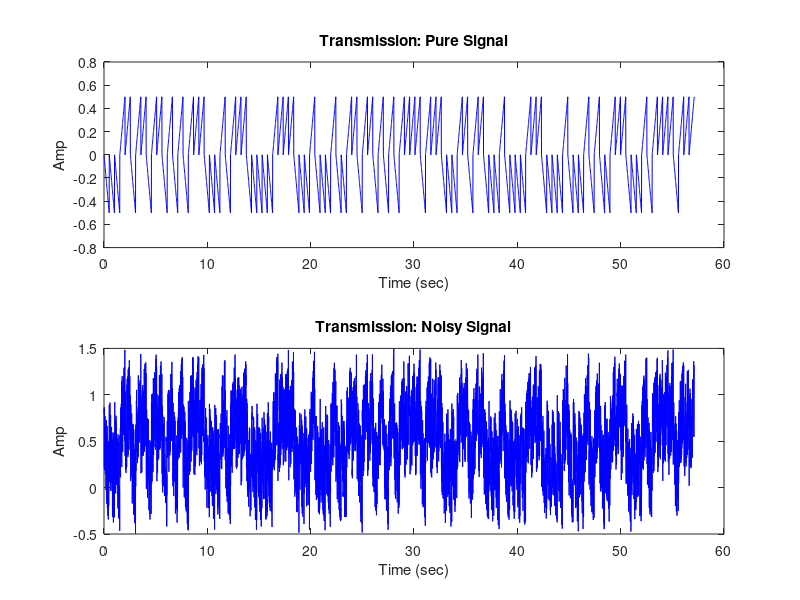
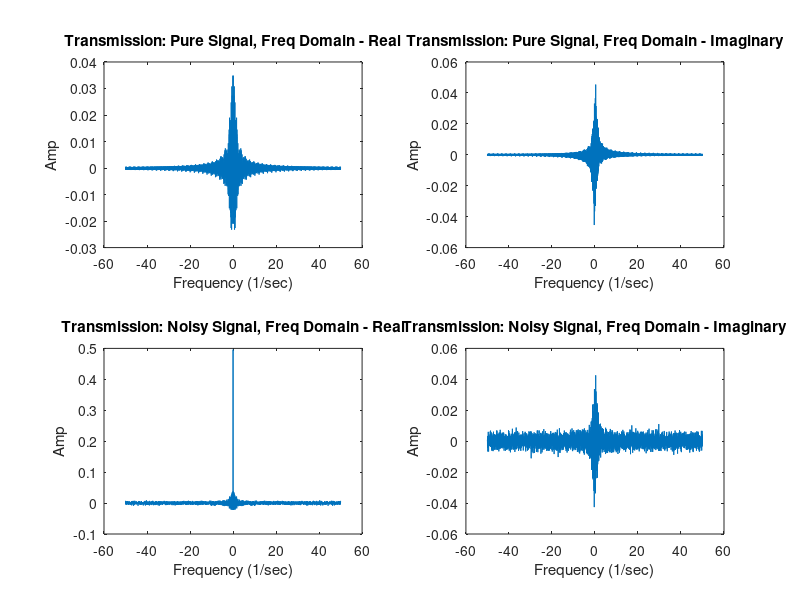

Write the MATLAB code that produced these figures, in order.
function [ x ] = transmitter(  )
%transmitter Converts the input message into a digital signal with noise
%   Detailed explanation goes here

Fs = 100;

% message, "i love signals"
msg = [0 1 1 0 1 0 0 1 0 0 1 0 0 0 0 0 0 1 1 0 1 1 0 0 0 1 1 0 1 1 1 1 0 1 1 1 0 1 1 0 0 1 1 0 0 1 0 1 0 0 1 0 0 0 0 0 0 1 1 1 0 0 1 1 0 1 1 0 1 0 0 1 0 1 1 0 0 1 1 1 0 1 1 0 1 1 1 0 0 1 1 0 0 0 0 1 0 1 1 0 1 1 0 0 0 1 1 1 0 0 1 1]; 
len = length(msg) * Fs / 2;

i = 1;
pos = 1;
x = zeros(1, len);
logic = 0:1/Fs:0.5;
while i <= length(msg) 
    if (msg(i) == 0)
        logic = -1 .* logic;
    end
    
    x(pos:pos+length(logic)-1) = logic;
    pos = pos + length(logic);
    i = i + 1;
end




%add random noise to signal
random = rand(1, length(x));
y = x + random;


%plot transmitted pure vs noisy, time domain
t = linspace(0, length(x) / Fs , length(x));
figure;
subplot(2,1,1)
plot(t, x, '-b')
title('Transmission: Pure Signal') 
xlabel('Time (sec)')
ylabel('Amp')

subplot(2,1,2)
plot(t, y, '-b')
title('Transmission: Noisy Signal') 
xlabel('Time (sec)')
ylabel('Amp')


%plot transmitted pure vs noisy, freq domain
x_fft = fft(x);
x_fft = fftshift(x_fft);
x_fft = x_fft / length(x_fft);
fx = linspace(-Fs/2, Fs/2, length(x_fft));

y_fft = fft(y);
y_fft = fftshift(y_fft);
y_fft = y_fft / length(y_fft);
fy = linspace(-Fs/2, Fs/2, length(y_fft));

figure;
subplot(2,2,1)
plot(fx,real(x_fft))
title('Transmission: Pure Signal, Freq Domain - Real')
xlabel('Frequency (1/sec)')
ylabel('Amp')

subplot(2,2,2)
plot(fx,imag(x_fft))
title('Transmission: Pure Signal, Freq Domain - Imaginary')
xlabel('Frequency (1/sec)')
ylabel('Amp')

subplot(2,2,3)
plot(fy,real(y_fft))
title('Transmission: Noisy Signal, Freq Domain - Real')
xlabel('Frequency (1/sec)')
ylabel('Amp')

subplot(2,2,4)
plot(fy,imag(y_fft))
title('Transmission: Noisy Signal, Freq Domain - Imaginary')
xlabel('Frequency (1/sec)')
ylabel('Amp')
end

